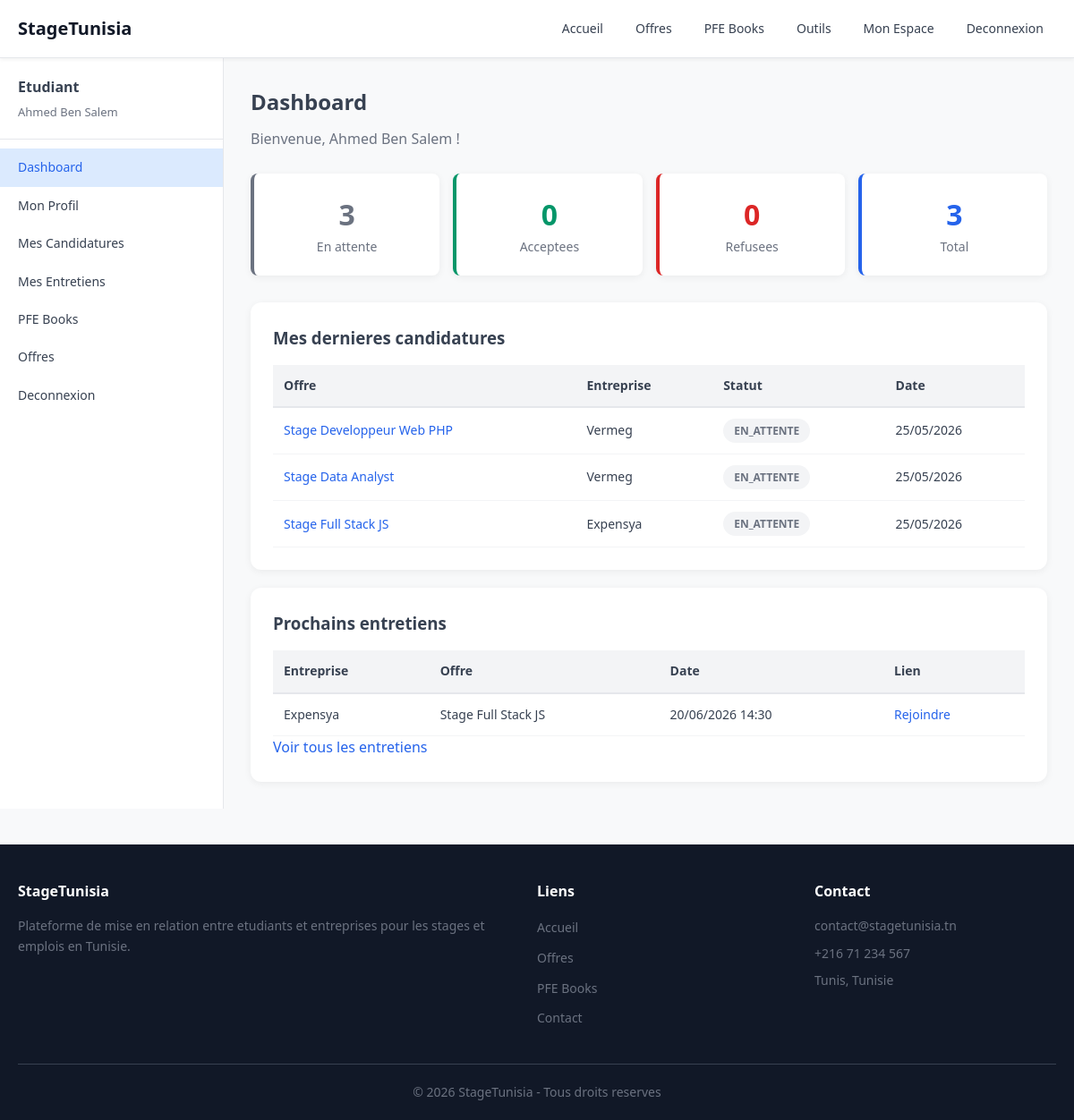
/etudiant/index.php (signed in), run on the app's committed database.
### tables this page shows
CREATE TABLE candidatures (
    id INT AUTO_INCREMENT PRIMARY KEY,
    offre_id INT NOT NULL,
    etudiant_id INT NOT NULL,
    message TEXT,
    cv_path VARCHAR(255) DEFAULT NULL,
    date_candidature DATETIME DEFAULT CURRENT_TIMESTAMP,
    statut VARCHAR(50) DEFAULT 'en_attente',
    FOREIGN KEY (offre_id) REFERENCES offres(id) ON DELETE CASCADE,
    FOREIGN KEY (etudiant_id) REFERENCES etudiants(id) ON DELETE CASCADE
);

CREATE TABLE offres (
    id INT AUTO_INCREMENT PRIMARY KEY,
    entreprise_id INT NOT NULL,
    titre VARCHAR(200) NOT NULL,
    description TEXT,
    type_contrat VARCHAR(50) NOT NULL DEFAULT 'stage',
    duree VARCHAR(50) DEFAULT '',
    remuneration VARCHAR(100) DEFAULT '',
    lieu VARCHAR(100) DEFAULT '',
    secteur VARCHAR(100) DEFAULT '',
    competences_requises TEXT,
    date_publication DATETIME DEFAULT CURRENT_TIMESTAMP,
    date_expiration DATE DEFAULT NULL,
    active TINYINT(1) DEFAULT 1,
    FOREIGN KEY (entreprise_id) REFERENCES entreprises(id) ON DELETE CASCADE
);

CREATE TABLE entreprises (
    id INT AUTO_INCREMENT PRIMARY KEY,
    utilisateur_id INT NOT NULL UNIQUE,
    nom_entreprise VARCHAR(150) NOT NULL,
    secteur VARCHAR(100) DEFAULT '',
    description TEXT,
    logo VARCHAR(255) DEFAULT 'photos/logos/logo-entreprise-default.svg',
    site_web VARCHAR(255) DEFAULT '',
    telephone VARCHAR(20) DEFAULT '',
    gouvernorat VARCHAR(50) DEFAULT '',
    technopole VARCHAR(100) DEFAULT '',
    FOREIGN KEY (utilisateur_id) REFERENCES utilisateurs(id) ON DELETE CASCADE
);

CREATE TABLE rendez_vous (
    id INT AUTO_INCREMENT PRIMARY KEY,
    candidature_id INT NOT NULL,
    date_entretien DATETIME NOT NULL,
    lien_visio VARCHAR(255) DEFAULT '',
    notes TEXT,
    statut VARCHAR(50) DEFAULT 'planifie',
    FOREIGN KEY (candidature_id) REFERENCES candidatures(id) ON DELETE CASCADE
);

### includes/functions.php (called while the page is built, shortened)
<?php
function getCandidatures($pdo, $etudiant_id) {
    $stmt = $pdo->prepare("SELECT c.*, o.titre, o.type_contrat, o.lieu, o.entreprise_id, e.nom_entreprise FROM candidatures c JOIN offres o ON c.offre_id = o.id JOIN entreprises e ON o.entreprise_id = e.id WHERE c.etudiant_id = ? ORDER BY c.date_candidature DESC");
    $stmt->execute([$etudiant_id]);
    return $stmt->fetchAll();
}
function formatDate($date) {
    return date('d/m/Y', strtotime($date));
}
function formatDateTime($date) {
    return date('d/m/Y H:i', strtotime($date));
}
function getEntretiensEtudiant($pdo, $etudiant_id) {
    $stmt = $pdo->prepare("SELECT r.*, o.titre as offre_titre, e.nom_entreprise FROM rendez_vous r JOIN candidatures c ON r.candidature_id = c.id JOIN offres o ON c.offre_id = o.id JOIN entreprises e ON o.entreprise_id = e.id WHERE c.etudiant_id = ? ORDER BY r.date_entretien ASC");
    $stmt->execute([$etudiant_id]);
    return $stmt->fetchAll();
}

### etudiant/index.php (the view, shortened to what this page needs)
<?php
require_once '../config/database.php';
require_once '../includes/functions.php';
$req_etudiant = "SELECT * FROM etudiants WHERE utilisateur_id = ?";
$stmt_etudiant = $pdo->prepare($req_etudiant);
$stmt_etudiant->execute([$_SESSION['user_id']]);
$etudiant = $stmt_etudiant->fetch();
$candidatures = getCandidatures($pdo, $etudiant['id']);
$req_attente = "SELECT COUNT(*) as total FROM candidatures WHERE etudiant_id = ? AND statut = 'en_attente'";
$stmt_attente = $pdo->prepare($req_attente);
$stmt_attente->execute([$etudiant['id']]);
$res_attente = $stmt_attente->fetch();
$stats_attente = $res_attente['total'];
$req_acceptee = "SELECT COUNT(*) as total FROM candidatures WHERE etudiant_id = ? AND statut = 'acceptee'";
$stmt_acceptee = $pdo->prepare($req_acceptee);
$stmt_acceptee->execute([$etudiant['id']]);
$res_acceptee = $stmt_acceptee->fetch();
$stats_acceptee = $res_acceptee['total'];
$req_refusee = "SELECT COUNT(*) as total FROM candidatures WHERE etudiant_id = ? AND statut = 'refusee'";
$stmt_refusee = $pdo->prepare($req_refusee);
$stmt_refusee->execute([$etudiant['id']]);
$res_refusee = $stmt_refusee->fetch();
$stats_refusee = $res_refusee['total'];
include '../includes/header.php';
?>
<div class="dashboard-layout">
<?php include '../includes/sidebar_etudiant.php'; ?>
<div class="dashboard-content">
    <h2><?= icon('home') ?> Dashboard</h2>
    <p>Bienvenue, <?= htmlspecialchars($_SESSION['user_prenom'] . ' ' . $_SESSION['user_nom']) ?> !</p>
    <div class="stats-cards">
        <div class="stat-card stat-attente"><h3><?= $stats_attente ?></h3><p>En attente</p></div>
        <div class="stat-card stat-acceptee"><h3><?= $stats_acceptee ?></h3><p>Acceptees</p></div>
        <div class="stat-card stat-refusee"><h3><?= $stats_refusee ?></h3><p>Refusees</p></div>
        <div class="stat-card stat-total"><h3><?= count($candidatures) ?></h3><p>Total</p></div>
    </div>
    <div class="dashboard-section">
        <h3><?= icon('briefcase') ?> Mes dernieres candidatures</h3>
        <?php if (empty($candidatures)): ?>
            <p>Aucune candidature. <a href="../offres.php">Voir les offres</a></p>
        <?php else: ?>
        <table class="table">
            <tr><th>Offre</th><th>Entreprise</th><th>Statut</th><th>Date</th></tr>
            <?php foreach (array_slice($candidatures, 0, 5) as $c): ?>
            <tr>
                <td><a href="../offre-detail.php?id=<?= $c['offre_id'] ?>"><?= htmlspecialchars($c['titre']) ?></a></td>
                <td><?= htmlspecialchars($c['nom_entreprise']) ?></td>
                <td><span class="badge badge-<?= $c['statut'] ?>"><?= $c['statut'] ?></span></td>
                <td><?= formatDate($c['date_candidature']) ?></td>
            </tr>
            <?php endforeach; ?>
        </table>
        <?php endif; ?>
    </div>
    <?php
    $entretiens = getEntretiensEtudiant($pdo, $etudiant['id']);
    $entretiens_futurs = array_filter($entretiens, function($e) {
        return strtotime($e['date_entretien']) > time();
    });
    ?>
    <?php if (!empty($entretiens_futurs)): ?>
    <div class="dashboard-section">
        <h3><?= icon('calendar') ?> Prochains entretiens</h3>
        <table class="table">
            <tr><th>Entreprise</th><th>Offre</th><th>Date</th><th>Lien</th></tr>
            <?php foreach (array_slice($entretiens_futurs, 0, 3) as $e): ?>
            <tr>
                <td><?= htmlspecialchars($e['nom_entreprise']) ?></td>
                <td><?= htmlspecialchars($e['offre_titre']) ?></td>
                <td><?= formatDateTime($e['date_entretien']) ?></td>
                <td><?php if ($e['lien_visio'] != false): ?><a href="<?= htmlspecialchars($e['lien_visio']) ?>" target="_blank"><?= icon('video') ?> Rejoindre</a><?php else: ?>-<?php endif; ?></td>
            </tr>
            <?php endforeach; ?>
        </table>
        <p><a href="entretiens.php"><?= icon('calendar') ?> Voir tous les entretiens</a></p>
    </div>
    <?php endif; ?>
</div>
<?php include '../includes/footer.php'; ?></div>

### css/style.css (style rules this page uses)
:root { --primary: #2563eb; --primary-dark: #1d4ed8; --primary-light: #dbeafe; --secondary: #0d9488; --danger: #dc2626; --warning: #d97706; --success: #059669; --gray-50: #f8f9fa; --gray-100: #f3f4f6; --gray-200: #e5e7eb; --gray-300: #d1d5db; --gray-500: #6b7280; --gray-600: #4b5563; --gray-700: #374151; --gray-900: #111827; --white: #fff; --shadow: 0 2px 8px rgba(0,0,0,0.06); --shadow-lg: 0 4px 16px rgba(0,0,0,0.1); --radius: 8px; --radius-lg: 12px; }
* { margin: 0; padding: 0; box-sizing: border-box; }
html { scroll-behavior: smooth; }
body { font-family: 'Segoe UI', Tahoma, Geneva, Verdana, sans-serif; color: var(--gray-700); background: var(--gray-50); line-height: 1.6; }
a { color: var(--primary); text-decoration: none; }
.badge { display: inline-block; padding: 4px 12px; border-radius: 20px; font-size: 12px; font-weight: 600; text-transform: uppercase; }
.badge-en_attente { background: var(--gray-100); color: var(--gray-500); }
.dashboard-layout { display: flex; }
.dashboard-content { flex: 1; padding: 30px; max-width: calc(100% - 250px); }
.dashboard-content h2 { margin-bottom: 10px; display: flex; align-items: center; gap: 10px; }
.dashboard-content > p { color: var(--gray-500); margin-bottom: 25px; }
.stats-cards { display: grid; grid-template-columns: repeat(auto-fit, minmax(150px, 1fr)); gap: 15px; margin-bottom: 30px; }
.stat-card { background: var(--white); padding: 20px; border-radius: var(--radius); box-shadow: var(--shadow); text-align: center; border-left: 4px solid var(--primary); }
.stat-card h3 { font-size: 32px; font-weight: 800; }
.stat-card p { font-size: 14px; color: var(--gray-500); }
.stat-card { padding: 20px 20px; }
.stat-attente { border-color: var(--gray-500); color: var(--gray-500); }
.stat-acceptee { border-color: var(--success); color: var(--success); }
.stat-refusee { border-color: var(--danger); color: var(--danger); }
.stat-total { border-color: var(--primary); color: var(--primary); }
.dashboard-section { background: var(--white); padding: 25px; border-radius: var(--radius-lg); box-shadow: var(--shadow); margin-top: 20px; }
.dashboard-section h3 { margin-bottom: 15px; display: flex; align-items: center; gap: 8px; }
.table { width: 100%; border-collapse: collapse; font-size: 14px; }
.table th { text-align: left; background: var(--gray-100); padding: 12px; font-weight: 600; color: var(--gray-700); border-bottom: 2px solid var(--gray-200); }
.table td { padding: 12px; border-bottom: 1px solid var(--gray-100); }

### data on the page
candidatures: offre.titre "Stage Developpeur Web PHP", entreprises.nom_entreprise "Vermeg", statut "EN_ATTENTE", date_candidature "25/05/2026"
candidatures: offre.titre "Stage Data Analyst", entreprises.nom_entreprise "Vermeg", statut "EN_ATTENTE", date_candidature "25/05/2026"
candidatures: offre.titre "Stage Full Stack JS", entreprises.nom_entreprise "Expensya", statut "EN_ATTENTE", date_candidature "25/05/2026"
rendez_vous: entreprises.nom_entreprise "Expensya", offres.titre "Stage Full Stack JS", date_entretien "20/06/2026 14:30"

### other printed values
$_SESSION['user_prenom'] . ' ' . $_SESSION['user_nom'] "Ahmed Ben Salem"
$stats_attente "3"
$stats_acceptee "0"
$stats_refusee "0"
count($candidatures) "3"
